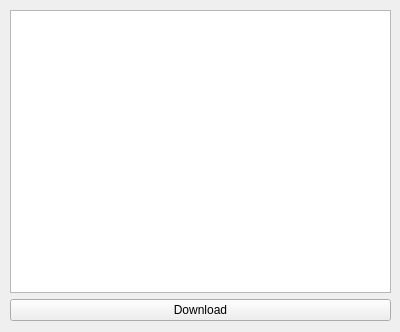
<?xml version="1.0" encoding="UTF-8"?>
<ui version="4.0">
 <class>Form</class>
 <widget class="QWidget" name="Form">
  <property name="geometry">
   <rect>
    <x>0</x>
    <y>0</y>
    <width>400</width>
    <height>332</height>
   </rect>
  </property>
  <property name="maximumSize">
   <size>
    <width>400</width>
    <height>400</height>
   </size>
  </property>
  <property name="windowTitle">
   <string>Form</string>
  </property>
  <widget class="QWidget" name="gridLayoutWidget">
   <property name="geometry">
    <rect>
     <x>10</x>
     <y>10</y>
     <width>381</width>
     <height>311</height>
    </rect>
   </property>
   <layout class="QGridLayout" name="gridLayout">
    <item row="0" column="0">
     <widget class="QListWidget" name="fileInTarList"/>
    </item>
    <item row="1" column="0">
     <widget class="QPushButton" name="btn_downloadFileInTar">
      <property name="text">
       <string>Download</string>
      </property>
     </widget>
    </item>
   </layout>
  </widget>
 </widget>
 <resources/>
 <connections/>
</ui>
